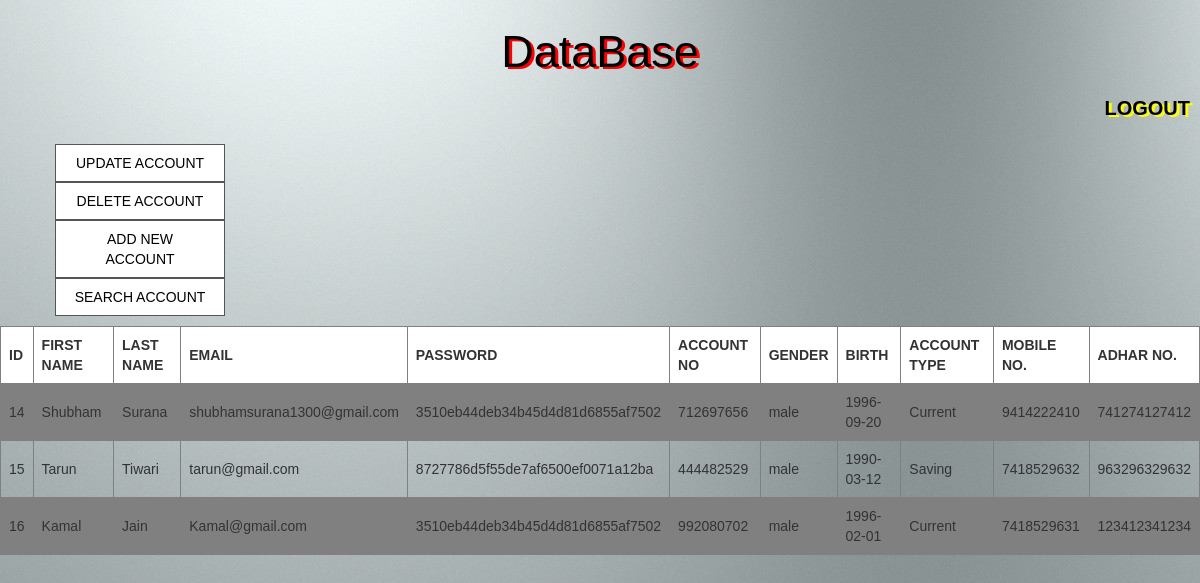
The page /view.php on the database its author committed.
### tables this page shows
CREATE TABLE `customers` (
  `id` int(50) NOT NULL,
  `name` varchar(10) NOT NULL,
  `last` varchar(10) NOT NULL,
  `email` text NOT NULL,
  `password` text NOT NULL,
  `accountno` int(150) NOT NULL,
  `gender` varchar(50) NOT NULL,
  `birth` date NOT NULL,
  `account` varchar(50) NOT NULL,
  `mobile` bigint(50) NOT NULL,
  `adhar` bigint(50) NOT NULL
);

### view.php (the view, shortened to what this page needs)
<!DOCTYPE html>
<html>
<head>
  <link rel="stylesheet" href="https://maxcdn.bootstrapcdn.com/bootstrap/3.3.7/css/bootstrap.min.css">
</head>
<link rel ="stylesheet" href="view2.css">
</head>
<body>
<p style="color:black;font-size:45px;text-align: center;text-shadow: 3px 2px red;margin-top:20px;">DataBase</p>
<div class="header">
  <a href="admin.php" class="button1">LOGOUT</a>
</div>
<div class=container>
<ul>
  <li><a href="update.php" class="button">UPDATE ACCOUNT</a></li>
  <li><a href="delete.php" class="button">DELETE ACCOUNT</a></li>
  <li><a href="sign.php" class="button">ADD NEW ACCOUNT</a></li>
  <li><a href="search.php" class="button">SEARCH ACCOUNT</a></li>
</ul>
</div>
<div class="box">
<?php
include_once("signcon.php");
echo "<table border='1' cellpadding='5' >";
echo"<tr>";
echo"<th>ID</th><th>FIRST NAME</th><th>LAST NAME</th><th>EMAIL</th><th>PASSWORD</th><th>ACCOUNT NO</th><th>GENDER</th><th>BIRTH</th><th>ACCOUNT TYPE</th><th>MOBILE NO.</th><th>ADHAR NO.</th>";
echo"</tr>";
$sql="SELECT * FROM customers order by id ";
$result=mysqli_query($db,$sql);
while($row = mysqli_fetch_array($result))
{
echo"<tr>";
echo"<td>".$row['id']."</td>";
echo"<td>".$row['name']."</td>";
echo"<td>".$row['last']."</td>";
echo"<td>".$row['email']."</td>";
echo"<td>".$row['password']."</td>";
echo"<td>".$row['accountno']."</td>";
echo"<td>".$row['gender']."</td>";
echo"<td>".$row['birth']."</td>";
echo"<td>".$row['account']."</td>";
echo"<td>".$row['mobile']."</td>";
echo"<td>".$row['adhar']."</td>";
echo"</tr>";
 }
 echo"</table>";
?>
</div>
</body>
</html>

### view2.css (style rules this page uses)
body { font-family: Arial; padding: 0px; background-image: url("back1.jpg"); background-repeat: no-repeat; }
.container { margin-top:50px; float:left; width:20%; }
.button1 { float:right; color: BLACK; font-weight: bold; margin-right:10px; font-size:20px; text-shadow: 3px 2px YELLOW; }
th, td { text-align: left; padding: 8px; }
th { background-color:white; }
tr:nth-child(even) { background-color: #f2f2f2 }
li a { display: block; color: #000; padding: 8px 16px; text-decoration: none; }
li { text-align: center; border: 1px solid #555; list-style-type:none; background-color:white; }
.box { margin-top:60px; }
ul { background-image: url("back.jpg"); background-repeat: no-repeat; }
table { width: 100%; float:right; }
tr:nth-child(even) { background-color:GREY }

### rows shown on the page
customers: id "14", name "Shubham", last "Surana", email "shubhamsurana1300@gmail.com", password "3510eb44deb34b45d4d81d6855af7502", accountno "712697656", gender "male", birth "1996-09-20", account "Current", mobile "9414222410", adhar "741274127412"
customers: id "15", name "Tarun", last "Tiwari", email "tarun@gmail.com", password "8727786d5f55de7af6500ef0071a12ba", accountno "444482529", gender "male", birth "1990-03-12", account "Saving", mobile "7418529632", adhar "963296329632"
customers: id "16", name "Kamal", last "Jain", email "Kamal@gmail.com", password "3510eb44deb34b45d4d81d6855af7502", accountno "992080702", gender "male", birth "1996-02-01", account "Current", mobile "7418529631", adhar "123412341234"
